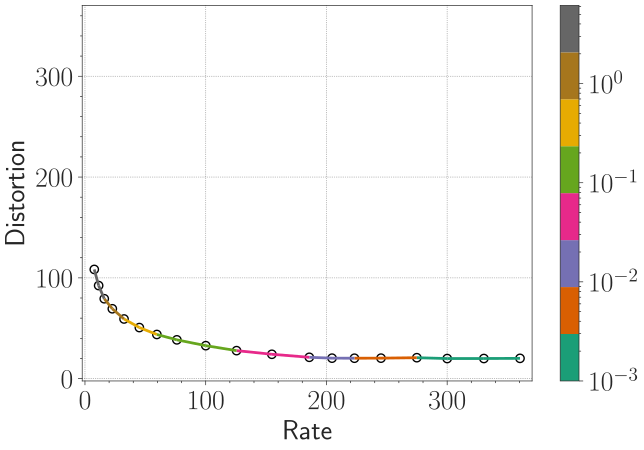

Here is the Python script that generated this plot:
from experiments.plots import init_plotting
import matplotlib.pyplot as plt
import numpy as np
from experiments.init_wandb import init_api
from matplotlib.collections import LineCollection
import matplotlib.colors as colors

ENTITY = "bae-group"
EXPERIMENT_NAME = "hv-b_mnist_mlp_train-v4"


def get_summary(config_lst, summary_lst, lr=1e-3, schedule="constant"):
    beta_to_rate = {}
    beta_to_dist = {}
    beta_to_elbo = {}

    for i, c in enumerate(config_lst):
        if c["lr"] == lr and c["schedule"] == schedule:
            beta_to_rate[c["beta"]] = summary_lst[i]["train_eval/rate"]
            beta_to_dist[c["beta"]] = summary_lst[i]["train_eval/distortion"]
            beta_to_elbo[c["beta"]] = summary_lst[i]["train_eval/loss"]
    sorted_beta_to_rate = dict(sorted(beta_to_rate.items(), key=lambda item: item[0]))
    sorted_beta_to_dist = dict(sorted(beta_to_dist.items(), key=lambda item: item[0]))
    sorted_beta_to_elbo = dict(sorted(beta_to_elbo.items(), key=lambda item: item[0]))
    return sorted_beta_to_rate, sorted_beta_to_dist, sorted_beta_to_elbo


def main():
    init_plotting()

    api = init_api()
    runs = api.runs(ENTITY + "/" + EXPERIMENT_NAME)

    summary_list, config_list, name_list = [], [], []
    for run in runs:
        if run.state == "finished":
            summary_list.append(run.summary._json_dict)
            config_list.append(
                {k: v for k, v in run.config.items()
                 if not k.startswith("_")})
            name_list.append(run.name)

    rate_dict, dist_dict, elbo_dict = get_summary(config_list,
                                                  summary_list,
                                                  schedule="cyclic")

    keys = rate_dict.keys()
    values = zip(rate_dict.values(), dist_dict.values())
    combined_dict = dict(zip(keys, values))

    rate = np.array([c[0] for c in combined_dict.values()])
    dist = np.array([c[1] for c in combined_dict.values()])

    points = np.array([rate, dist]).T.reshape(-1, 1, 2)
    segments = np.concatenate([points[:-1], points[1:]], axis=1)

    fig, ax = plt.subplots()
    keys = np.array(list(keys))
    norm = colors.LogNorm(keys.min(), keys.max())
    lc = LineCollection(segments, cmap="Dark2", norm=norm)
    lc.set_array(keys)
    lc.set_linewidth(2)
    line = ax.add_collection(lc)
    fig.colorbar(line, ax=ax)

    plt.scatter(rate, dist, facecolors="none", edgecolors="k")

    min_val = min(np.min(rate), np.min(dist)) - 10
    max_val = max(np.max(rate), np.max(dist)) + 10
    plt.xlim(min_val, max_val)
    plt.ylim(min_val, max_val)

    plt.xlabel("Rate")
    plt.ylabel("Distortion")
    plt.tight_layout()
    plt.savefig("rd_curve.pdf")
    plt.clf()

    keys = rate_dict.keys()
    values = zip(rate_dict.values(), elbo_dict.values())
    combined_dict = dict(zip(keys, values))

    rate = np.array([c[0] for c in combined_dict.values()])
    elbo = np.array([c[1] for c in combined_dict.values()])

    points = np.array([rate, elbo]).T.reshape(-1, 1, 2)
    segments = np.concatenate([points[:-1], points[1:]], axis=1)

    fig, ax = plt.subplots()
    keys = np.array(list(keys))
    norm = colors.LogNorm(keys.min(), keys.max())
    lc = LineCollection(segments, cmap="Dark2", norm=norm)
    lc.set_array(keys)
    lc.set_linewidth(2)
    line = ax.add_collection(lc)
    fig.colorbar(line, ax=ax)
    plt.scatter(rate, elbo, facecolors="none", edgecolors="k")

    plt.xlabel("Rate (nats)")
    plt.ylabel("-ELBO (nats)")
    plt.tight_layout()
    plt.savefig("rate_elbo_curve.pdf")


if __name__ == "__main__":
    main()
